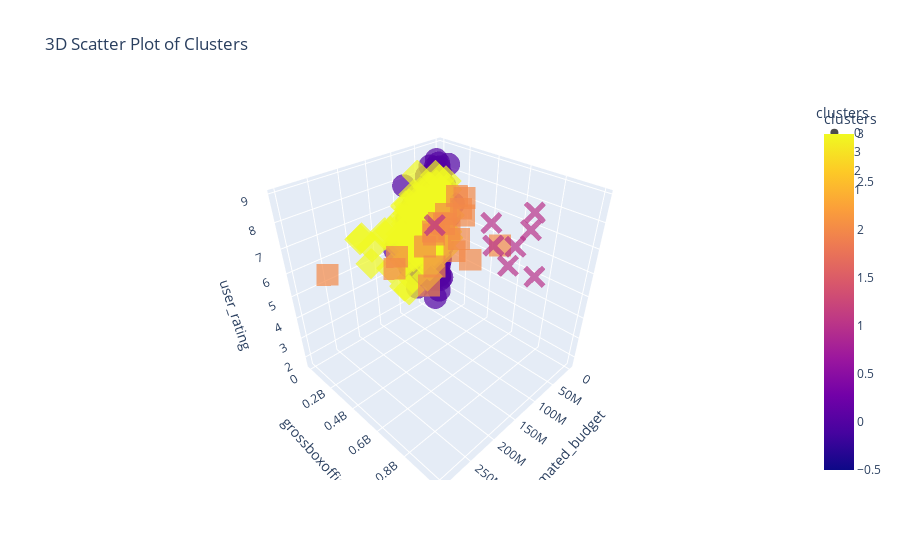

Notebook cell for this chart:
### Code cell
import plotly.express as px

# Assuming df is your DataFrame with the specified columns

fig = px.scatter_3d(df, x='estmated_budget', y='grossboxoffice', z='user_rating', color='clusters',
                    symbol='clusters', opacity=0.7, size_max=10,
                    title='3D Scatter Plot of Clusters', color_discrete_sequence=px.colors.qualitative.Set1)
fig.show()
